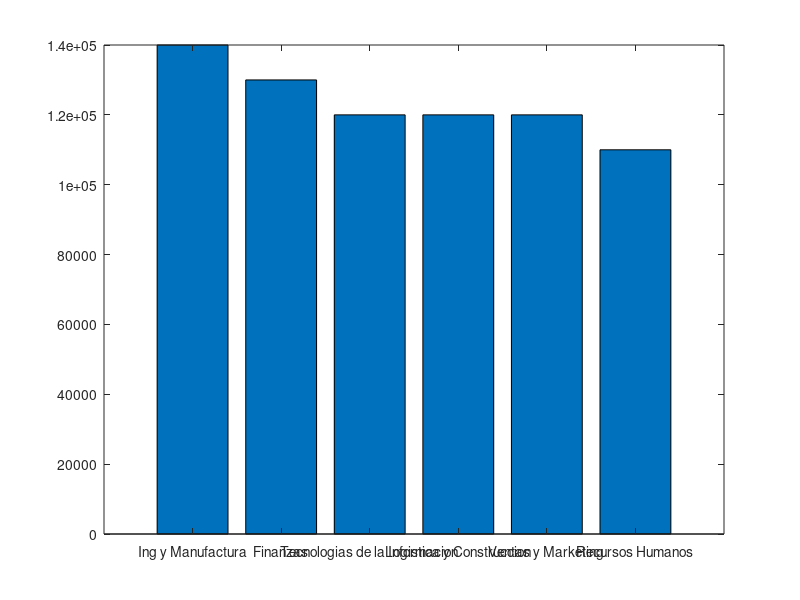

MATLAB code to generate this figure:
numest = [140000, 130000, 120000, 120000, 120000, 110000]; 
bar (numest); str = {'Ing y Manufactura', 'Finanzas', 'Tecnologias de la Informacion', 'Logistica y Construccion', 'Ventas y Marketing', 'Recursos Humanos', }; 
set (gca, 'XTickLabel', str)
